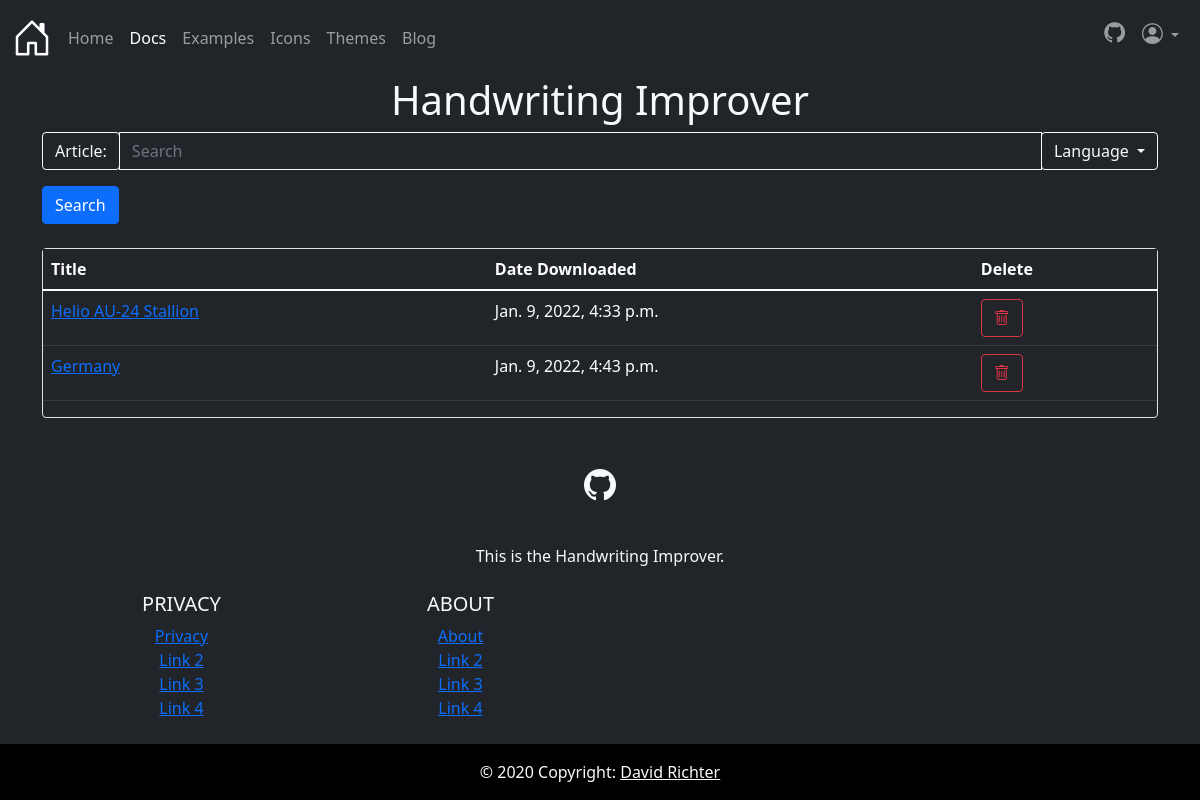
Page /handwriting/ (signed in) on the earlier database version.
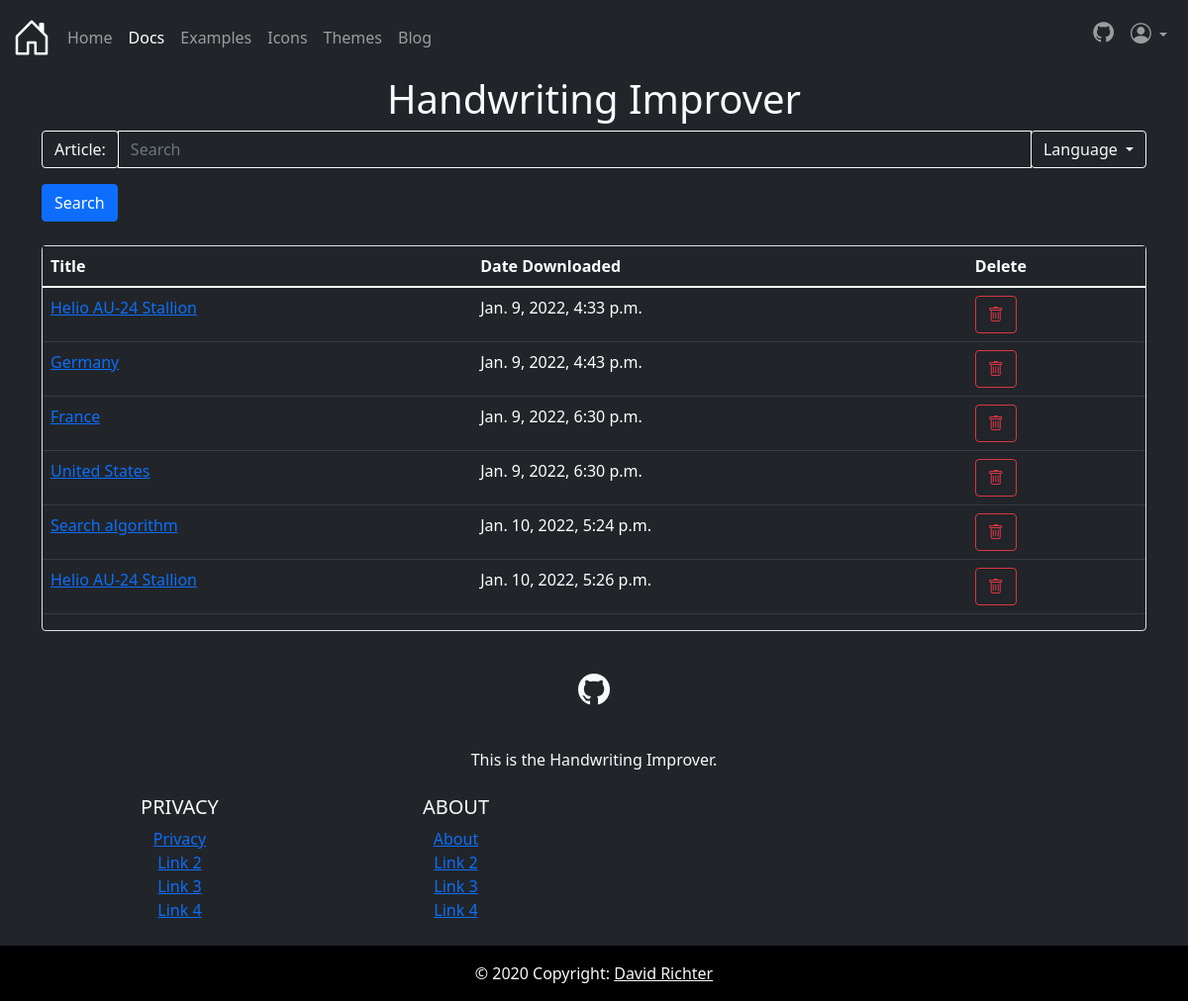
Same page on the later database version.
### wikipedia_converter/models.py (models this page shows, shortened)
class FullArticle(models.Model):
    formatted_page = models.ForeignKey(Article, on_delete=models.CASCADE, related_name="formatted_page")
    original_page = models.ForeignKey(Article, on_delete=models.CASCADE)
    user = models.ForeignKey(User, on_delete=models.SET_NULL, null=True, blank=True)
    date_pulled = models.DateTimeField('date pulled from wikipedia')
    def __str__(self):
        return self.formatted_page.title

class Article(models.Model):
    content = models.CharField(max_length=9999999999)
    link = models.CharField(max_length=500)
    title = models.CharField(max_length=500)

### wikipedia_converter/views.py (the view)
# urls.py: path('', views.IndexView.as_view(), name='index'),
@gzip_page
def index(request):
    template = loader.get_template('wikipedia_converter/index.html')
    if request.user.is_authenticated:
        articles = list(FullArticle.objects.filter(user=request.user))
    else:
        articles = None
    context = {
        'articles': articles,
    }
    return HttpResponse(template.render(context, request))

### wikipedia_converter/templates/wikipedia_converter/index.html (shortened to what this page needs)
{% extends 'wikipedia_converter/base.html' %}
{% load static %}
{% block content %}
    <div class="container">
        <h1 class="text-center">Handwriting Improver</h1>
    </div>
    <div class="container ">
        <form method="POST" id="mainForm" class="bg-dark text-light"
              action="{% url 'wikipedia_converter:getArticles' %}">
            <div class="input-group mb-3">
                <div class="input-group-prepend">
                <span class="input-group-text bg-dark text-light btn-outline-light" id="basic-addon3">
                    Article:
                </span>
                </div>
                <input type="text" id="mainInput" class="bg-dark text-light btn-outline-light form-control"
                       name="search" placeholder="Search">
                <div class="input-group-append">
                    <div class="dropdown">
                        <button class="btn btn-outline-light dropdown-toggle" type="button" data-bs-toggle="dropdown">
                            Language
                        </button>
                    </div>
                </div>
            </div>
            <input type="submit" value="Search" class="btn btn-primary">
        </form>
        <br>
        <div class="border rounded">
            <table class="table table-dark">
                <thead>
                <tr>
                    <th scope="col">Title</th>
                    <th scope="col">Date Downloaded</th>
                    <th scope="col">Delete</th>
                </tr>
                </thead>
                <tbody>
                {% for article in articles %}
                    <tr>
                        <td>
                            <a href="{% url 'wikipedia_converter:getArticleFromDb' article.id %}">
                                {{ article }}
                            </a>
                        </td>
                        <td>
                            {{ article.date_pulled }}
                        </td>
                        <td>
                            <a href="{% url 'wikipedia_converter:deleteArticleFromDb' article.id %}"
                               class="btn btn-outline-danger">
                                <i class="bi-trash"></i>
                            </a>
                        </td>
                    </tr>
                {% endfor %}
                </tbody>
            </table>
        </div>
    </div>
{% endblock content %}

### wikipedia_converter/templates/wikipedia_converter/base.html (shortened to what this page needs)
{% load static %}
<!DOCTYPE html>
<html lang="en">
<head>
    {% block stylesheets %}
        <link rel="stylesheet"
              href="https://cdn.jsdelivr.net/npm/bootstrap@5.1.1/dist/css/bootstrap.min.css"
>
        <link rel="stylesheet"
              href="https://cdn.jsdelivr.net/npm/bootstrap-icons@1.7.2/font/bootstrap-icons.css">
        <link rel="stylesheet" type="text/css" href="{% static 'wikipedia_converter/css/navbar.css' %}">
        <link rel="stylesheet" type="text/css" href="{% static 'wikipedia_converter/css/footer.css' %}">
        <link rel="stylesheet" type="text/css" href="{% static 'wikipedia_converter/css/header.css' %}">
    {% endblock stylesheets %}
</head>
<body class="bg-dark text-light">
{% block navbar %}
    {% include 'wikipedia_converter/components/header.html' %}
{% endblock navbar %}
{% block content %}{% endblock content %}
{% block footer %}
    {% include 'wikipedia_converter/components/footer.html' %}
{% endblock footer %}
</body>
</html>

### wikipedia_converter/templates/wikipedia_converter/components/header.html (shortened to what this page needs)
<header class="navbar navbar-expand-md navbar-dark bd-navbar">
    <nav class="container-xxl flex-wrap flex-md-nowrap" aria-label="Main navigation">
        <a class="navbar-brand p-0 me-2" href="/" aria-label="Bootstrap">
            <i class="bi bi-house-door"></i>
        </a>
        <div class="collapse navbar-collapse" id="bdNavbar">
            <ul class="navbar-nav flex-row flex-wrap bd-navbar-nav pt-2 py-md-0">
                <li class="nav-item col-6 col-md-auto">
                    <a class="nav-link p-2" href="/"
                       onclick="ga('send', 'event', 'Navbar', 'Community links', 'Bootstrap');">Home</a>
                </li>
                <li class="nav-item col-6 col-md-auto">
                    <a class="nav-link p-2 active" aria-current="true" href="/docs/5.0/getting-started/introduction/"
                       onclick="ga('send', 'event', 'Navbar', 'Community links', 'Docs');">Docs</a>
                </li>
                <li class="nav-item col-6 col-md-auto">
                    <a class="nav-link p-2" href="/docs/5.0/examples/"
                       onclick="ga('send', 'event', 'Navbar', 'Community links', 'Examples');">Examples</a>
                </li>
                <li class="nav-item col-6 col-md-auto">
                    <a class="nav-link p-2" href="https://icons.getbootstrap.com/"
                       onclick="ga('send', 'event', 'Navbar', 'Community links', 'Icons');" target="_blank"
                       rel="noopener">Icons</a>
                </li>
                <li class="nav-item col-6 col-md-auto">
                    <a class="nav-link p-2" href="https://themes.getbootstrap.com/"
                       onclick="ga('send', 'event', 'Navbar', 'Community links', 'Themes');" target="_blank"
                       rel="noopener">Themes</a>
                </li>
                <li class="nav-item col-6 col-md-auto">
                    <a class="nav-link p-2" href="https://blog.getbootstrap.com/"
                       onclick="ga('send', 'event', 'Navbar', 'Community links', 'Blog');" target="_blank"
                       rel="noopener">Blog</a>
                </li>
            </ul>
            <ul class="navbar-nav flex-row flex-wrap ms-md-auto">
                <li class="nav-item col-6 col-md-auto">
                    <a class="nav-link p-2" href="https://github.com/twbs" target="_blank" rel="noopener">
                        <svg xmlns="http://www.w3.org/2000/svg" width="36" height="36"
                             class="navbar-nav-svg d-inline-block align-text-top" viewBox="0 0 512 499.36" role="img">
                            <title>GitHub</title>
                            <i class="bi bi-github header-icon"></i>
                        </svg>
                    </a>
                </li>
                {% if request.user.is_authenticated %}
                    <li class="nav-item col-6 col-md-auto">
                        <div class="dropdown">
                            <button class="nav-link p-2 btn dropdown-toggle"
                                    type="button"
                                    data-bs-toggle="dropdown">
                                <i class="bi bi-person-circle header-icon"></i>
                            </button>
                        </div>
                    </li>
                {% endif %}
            </ul>
        </div>
    </nav>
</header>

### wikipedia_converter/templates/wikipedia_converter/components/footer.html
<footer class="bg-dark text-center text-light">
    <div class="container p-4">
        <section class="mb-4">
            <a class="btn bg-dark text-light btn-floating m-1"
               href="https://github.com/prolike288/djangoLearning"
               role="button"
               target="_blank"
               rel="noopener noreferrer">
                <i class="bi bi-github"></i>
            </a>
        </section>
        <section class="mb-4">
            <p>
                This is the Handwriting Improver.
            </p>
        </section>
        <section class="">
            <div class="row">
                <div class="col-lg-3 col-md-6 mb-4 mb-md-0">
                    <h5 class="text-uppercase">Privacy</h5>
                    <ul class="list-unstyled mb-0">
                        <li>
                            <a href="{% url 'wikipedia_converter:privacy' %}">Privacy</a>
                        </li>
                        <li>
                            <a href="#!">Link 2</a>
                        </li>
                        <li>
                            <a href="#!">Link 3</a>
                        </li>
                        <li>
                            <a href="#!">Link 4</a>
                        </li>
                    </ul>
                </div>
                <div class="col-lg-3 col-md-6 mb-4 mb-md-0">
                    <h5 class="text-uppercase">About</h5>
                    <ul class="list-unstyled mb-0">
                        <li>
                            <a href="{% url 'wikipedia_converter:about' %}">About</a>
                        </li>
                        <li>
                            <a href="#!">Link 2</a>
                        </li>
                        <li>
                            <a href="#!">Link 3</a>
                        </li>
                        <li>
                            <a href="#!">Link 4</a>
                        </li>
                    </ul>
                </div>
            </div>
        </section>
    </div>
    <div class="text-center p-3 bg-black text-light">
        © 2020 Copyright:
        <a class="text-light" href="https://gitlab.com/username882"
           target="_blank"
           rel="noopener noreferrer">
            David Richter
        </a>
    </div>
</footer>

### wikipedia_converter/static/wikipedia_converter/css/navbar.css (style rules this page uses)
body { display: flex; flex-direction: column; min-height: 100vh; }
.bi { font-size: 200%; }

### wikipedia_converter/static/wikipedia_converter/css/footer.css (style rules this page uses)
footer { margin-top: auto; }

### wikipedia_converter/static/wikipedia_converter/css/header.css (style rules this page uses)
i.header-icon { font-size: 130%; }

Differences in the rows shown:
added FullArticle: formatted_page.title "France", date_pulled "Jan. 9, 2022, 6:30 p.m."
added FullArticle: formatted_page.title "United States", date_pulled "Jan. 9, 2022, 6:30 p.m."
added FullArticle: formatted_page.title "Search algorithm", date_pulled "Jan. 10, 2022, 5:24 p.m."
added FullArticle: formatted_page.title "Helio AU-24 Stallion", date_pulled "Jan. 10, 2022, 5:26 p.m."
